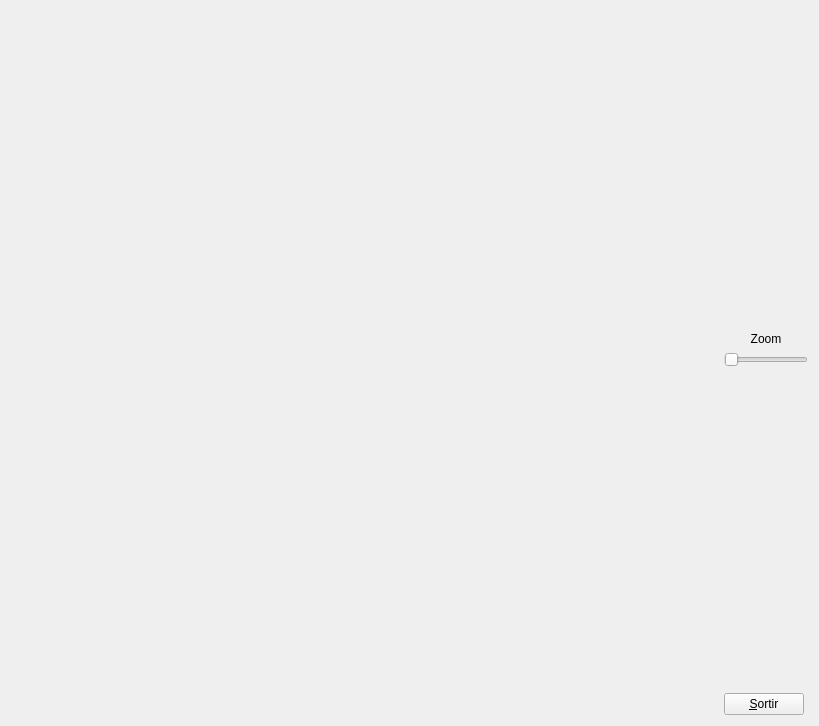
<?xml version="1.0" encoding="UTF-8"?>
<ui version="4.0">
 <class>MyForm</class>
 <widget class="QWidget" name="MyForm">
  <property name="geometry">
   <rect>
    <x>0</x>
    <y>0</y>
    <width>819</width>
    <height>726</height>
   </rect>
  </property>
  <property name="windowTitle">
   <string>Form</string>
  </property>
  <layout class="QHBoxLayout" name="horizontalLayout">
   <item>
    <widget class="MyGLWidget" name="widget" native="true">
     <property name="sizePolicy">
      <sizepolicy hsizetype="Expanding" vsizetype="Expanding">
       <horstretch>0</horstretch>
       <verstretch>0</verstretch>
      </sizepolicy>
     </property>
    </widget>
   </item>
   <item>
    <layout class="QVBoxLayout" name="verticalLayout">
     <item>
      <spacer name="verticalSpacer_2">
       <property name="orientation">
        <enum>Qt::Vertical</enum>
       </property>
       <property name="sizeHint" stdset="0">
        <size>
         <width>20</width>
         <height>40</height>
        </size>
       </property>
      </spacer>
     </item>
     <item>
      <widget class="QLabel" name="label">
       <property name="text">
        <string>Zoom</string>
       </property>
       <property name="alignment">
        <set>Qt::AlignCenter</set>
       </property>
      </widget>
     </item>
     <item>
      <widget class="QSlider" name="horizontalSlider">
       <property name="sizePolicy">
        <sizepolicy hsizetype="Minimum" vsizetype="Fixed">
         <horstretch>0</horstretch>
         <verstretch>0</verstretch>
        </sizepolicy>
       </property>
       <property name="orientation">
        <enum>Qt::Horizontal</enum>
       </property>
      </widget>
     </item>
     <item>
      <spacer name="verticalSpacer">
       <property name="orientation">
        <enum>Qt::Vertical</enum>
       </property>
       <property name="sizeHint" stdset="0">
        <size>
         <width>20</width>
         <height>40</height>
        </size>
       </property>
      </spacer>
     </item>
     <item>
      <widget class="QPushButton" name="pushButton">
       <property name="sizePolicy">
        <sizepolicy hsizetype="Fixed" vsizetype="Fixed">
         <horstretch>0</horstretch>
         <verstretch>0</verstretch>
        </sizepolicy>
       </property>
       <property name="text">
        <string>&amp;Sortir</string>
       </property>
      </widget>
     </item>
    </layout>
   </item>
  </layout>
 </widget>
 <customwidgets>
  <customwidget>
   <class>MyGLWidget</class>
   <extends>QWidget</extends>
   <header>MyGLWidget.h</header>
   <container>1</container>
   <slots>
    <signal>signalOBS()</signal>
    <signal>signalEscena()</signal>
    <signal>signalSlider(int)</signal>
    <slot>canviaCameraEscena()</slot>
    <slot>canviaCameraOBS()</slot>
    <slot>ferZoom(int)</slot>
   </slots>
  </customwidget>
 </customwidgets>
 <resources/>
 <connections>
  <connection>
   <sender>pushButton</sender>
   <signal>clicked()</signal>
   <receiver>MyForm</receiver>
   <slot>close()</slot>
   <hints>
    <hint type="sourcelabel">
     <x>804</x>
     <y>715</y>
    </hint>
    <hint type="destinationlabel">
     <x>839</x>
     <y>529</y>
    </hint>
   </hints>
  </connection>
  <connection>
   <sender>horizontalSlider</sender>
   <signal>valueChanged(int)</signal>
   <receiver>widget</receiver>
   <slot>ferZoom(int)</slot>
   <hints>
    <hint type="sourcelabel">
     <x>760</x>
     <y>361</y>
    </hint>
    <hint type="destinationlabel">
     <x>668</x>
     <y>423</y>
    </hint>
   </hints>
  </connection>
  <connection>
   <sender>widget</sender>
   <signal>signalSlider(int)</signal>
   <receiver>horizontalSlider</receiver>
   <slot>setValue(int)</slot>
   <hints>
    <hint type="sourcelabel">
     <x>678</x>
     <y>505</y>
    </hint>
    <hint type="destinationlabel">
     <x>778</x>
     <y>361</y>
    </hint>
   </hints>
  </connection>
 </connections>
</ui>
